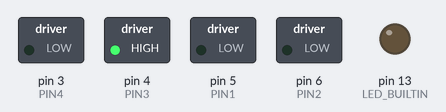
The sketch below on a simulated Arduino Uno, built with avr-gcc and run on an emulated ATmega328P. On the bench: switched loads named in the sketch (green lamp = pin HIGH), output pins drawn as LEDs (lit = HIGH). What the sketch prints to the serial monitor is not drawn.

Above: at 0.15 s.
At 15.29 s:
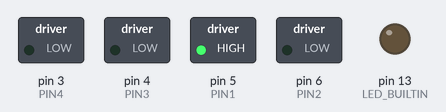
At 29.8 s:
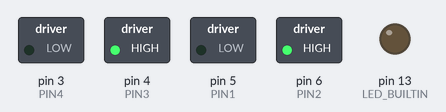
At 61.31 s:
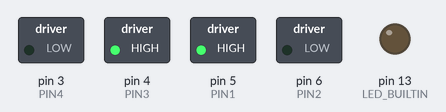
At 91.27 s:
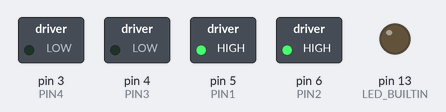
At 121.85 s:
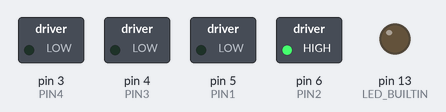
Timing chart, 0 to 122.2 s (numbered marks = the images above):
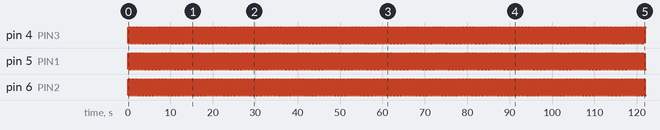

Measured:
- by itself, pin 4 (PIN3), pin 5 (PIN1), pin 6 (PIN2): alternates HIGH for 0.05 s and LOW for 0.05 s
- by itself, everything shown: repeats every 2.5 s, in 8 steps

The sketch:

move_truthtable.ino.ino
```cpp
// This code successfully moves a 6-wire stepper motor forward and backward.
// Choose the direction by changing the value of the dir variable in the doStep function in the loop.

#define PIN1 5
#define PIN2 6
#define PIN3 4
#define PIN4 3


#define DELAY_TIME 10 // Adjust to change speed

int step;

// one phase mode
// int truthtable[4][4] = {
//   {LOW, HIGH, HIGH, HIGH},
//   {HIGH, LOW, HIGH, HIGH},
//   {HIGH, HIGH, LOW, HIGH},
//   {HIGH, HIGH, HIGH, LOW}
// };

// Supposed to have higher torque:
int truthtable[4][4] = {
  {LOW, LOW, HIGH, HIGH},
  {HIGH, LOW, LOW, HIGH},
  {HIGH, HIGH, LOW, LOW},
  {LOW, HIGH, HIGH, LOW}
};

void setup()
{
    Serial.begin(9600);
    pinMode(LED_BUILTIN, OUTPUT);
    pinMode(PIN1, OUTPUT);
    pinMode(PIN2, OUTPUT);
    pinMode(PIN3, OUTPUT);
    pinMode(PIN4, OUTPUT);

    digitalWrite(PIN1, LOW);
    digitalWrite(PIN2, LOW);
    digitalWrite(PIN3, LOW);
    digitalWrite(PIN4, LOW);

    step = 0;
}

void loop()
{
    for (int i = 0; i < 4; i++) {
      write(i, truthtable[step][i]);
      Serial.print(i);
      Serial.print(':');
      Serial.println(truthtable[step][i]);
    }

    step += 1;
    step %= 4;
    Serial.println();
    delay(DELAY_TIME);
}


void write(int index, int voltage) {
  switch (index) {
    case 1:
      digitalWrite(PIN1, voltage);
      break;
    case 2:
      digitalWrite(PIN2, voltage);
      break;
    case 3:
      digitalWrite(PIN3, voltage);
      break;
    case 4:
      digitalWrite(PIN4, voltage);
      break;
  }
}
```
